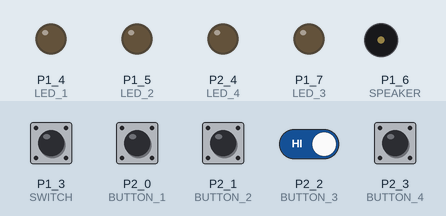
Recording of a sketch running on a simulated TI MSP430 LaunchPad. Shown: output pins drawn as LEDs (lit = HIGH), buzzer (waves = sounding). Dashed ring = blinking. The test bench sets the inputs (shaded band); at power-on: P1_3 (SWITCH), P2_0 (BUTTON_1), P2_1 (BUTTON_2), P2_2 (BUTTON_3), P2_3 (BUTTON_4) HIGH. Random numbers use the default seed unless the sketch sets one.

Above: at 2.7 s.
2.8 s: P1_3 (SWITCH) pulled LOW for 0.15 s
At 5.4 s:
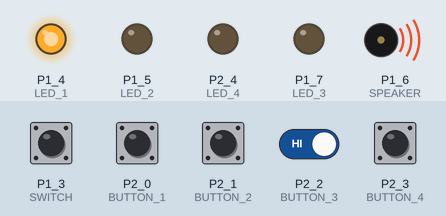
5.9 s: P2_0 (BUTTON_1) pulled LOW for 0.15 s
At 7.7 s:
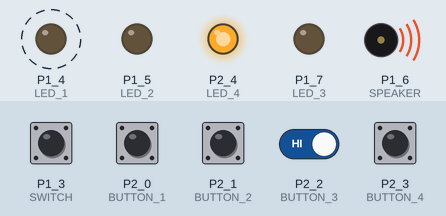
9.0 s: P2_1 (BUTTON_2) pulled LOW for 0.15 s
At 10.3 s:
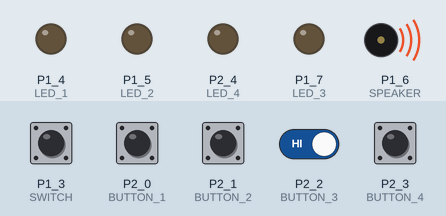
11.0 s: P1_3 (SWITCH) driven LOW and P2_2 (BUTTON_3) driven LOW
At 12.8 s:
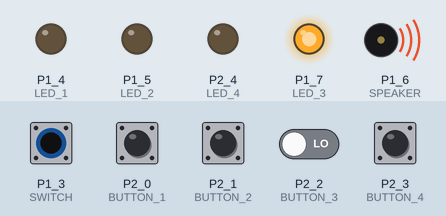
14.0 s: P2_2 (BUTTON_3) driven HIGH
At 16.6 s:
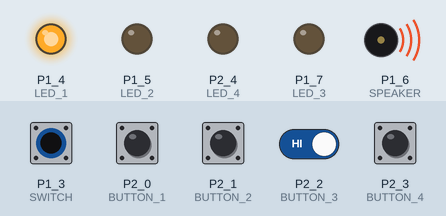
17.0 s: P2_2 (BUTTON_3) driven LOW
At 19.7 s:
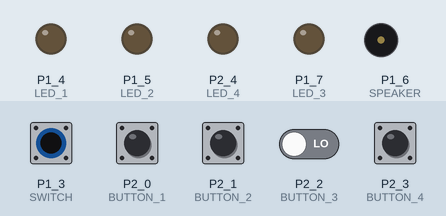
Timing chart, 0 to 21.0 s (numbered marks = the images above; inputs shaded):
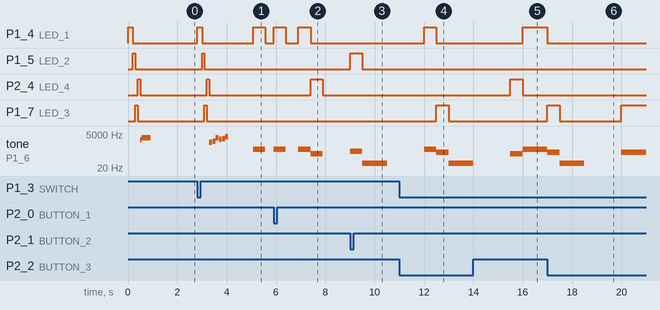

Measured:
- after the input at 2.8 s, P1_4 (LED_1): LOW → HIGH at once, → LOW 0.20 s later, → HIGH 2.1 s later, → LOW 0.50 s later; P1_5 (LED_2): LOW → HIGH after 0.20 s, → LOW 0.10 s later
- after the input at 5.9 s, P1_4 (LED_1): alternates HIGH for 0.50 s and LOW for 0.50 s, 4 changes in all, then stays LOW, starting at once; P2_4 (LED_4): LOW → HIGH after 1.5 s, → LOW 0.50 s later; tone on P1_6 (SPEAKER): plays 415 Hz for 0.50 s, 415 Hz for 0.50 s, 209 Hz for 0.50 s, starting at once
- after the input at 9.0 s, P1_5 (LED_2): LOW → HIGH at once, → LOW 0.50 s later; tone on P1_6 (SPEAKER): silent → 310 Hz at once, → 42 Hz 0.50 s later, → silent 1.0 s later
- after the input at 11.0 s, P1_7 (LED_3): LOW → HIGH after 1.5 s, → LOW 0.50 s later
- after the input at 14.0 s, P1_4 (LED_1): LOW → HIGH after 2.0 s
- after the input at 17.0 s, P1_4 (LED_1): HIGH → LOW at once; P1_7 (LED_3): LOW → HIGH at once, → LOW 0.50 s later, → HIGH 2.5 s later; tone on P1_6 (SPEAKER): 415 Hz → 252 Hz at once, → 42 Hz 0.50 s later, → silent 1.0 s later, → 252 Hz 1.5 s later

The sketch:

Memory_Game.ino
```cpp
/**************************************************************************/
/*
   @file     Memory_Game.ino
   @author   Ryan Walker (University of Waterloo)
   @license  BSD (see README.md)

   Simple application for teaching basic circuit design and microcontroller
   capabilities. Includes setup mode operation, and a memory game with
   coloured LEDs and audio output.
*/
/**************************************************************************/

// Defining the pin mapping for the various functions
#define BUTTON_1       P2_0
#define BUTTON_2       P2_1
#define BUTTON_3       P2_2
#define BUTTON_4       P2_3
#define SWITCH         P1_3
#define LED_1          P1_4
#define LED_2          P1_5
#define LED_3          P1_7
#define LED_4          P2_4
#define SPEAKER        P1_6
#define RANDOM_SEED    A1


// Global Variables
uint8_t sequence[50], player_input[50], highscore[50];
uint8_t game_level, highscore_level;
uint16_t game_speed, input_speed;

// Setup and initialize microcontroller functionality (this function runs once at startup)
void setup() {

  // Allows serial communication to terminal over USB (not used for this project)
  Serial.begin(9600);

  // Setup the 4 game LEDs as outputs
  pinMode(LED_1, OUTPUT);
  pinMode(LED_2, OUTPUT);
  pinMode(LED_3, OUTPUT);
  pinMode(LED_4, OUTPUT);

  // Setup the speaker as an output
  pinMode(SPEAKER, OUTPUT);

  // Setup the 4 games buttons, and program switch as inputs
  pinMode(BUTTON_1, INPUT_PULLUP);
  pinMode(BUTTON_2, INPUT_PULLUP);
  pinMode(BUTTON_3, INPUT_PULLUP);
  pinMode(BUTTON_4, INPUT_PULLUP);
  pinMode(SWITCH, INPUT_PULLUP);

  // Setup Pin 1.1 as an analog input for randon number generator seed
  pinMode(RANDOM_SEED, INPUT);

  // Generate the Random Sequence
  randomSeed(analogRead(RANDOM_SEED));
  for (int i=0; i<=50; i++){
    sequence[i] = random(1, 5);
  }

  //Initialize LEDs in the OFF state
  digitalWrite(LED_1, LOW);
  digitalWrite(LED_2, LOW);
  digitalWrite(LED_3, LOW);
  digitalWrite(LED_4, LOW);

  // Initial Game State
  highscore_level = 0;    // Reset the highscore keeper to zero
  game_level = 0;         // Reset the current game level to zero
  game_speed = 500;       // Set the speed of the game sequence to 500 milliseconds
  input_speed = 500;      // Set the input speed to 500 milliseconds

  // Run a brief LED and sound sequence to indicate the program has started
  program_init_sequence();

  // -------------------------- Assembly Verification --------------------------- //
  //
  // This section of code is used to check functionality of the circuit during the
  // assembly procedure.  It is intended solely as a teaching tool and has no effect
  // on game play.  The 'Assembly Verification' secion can be deleted if only game
  // play is desired and this game will still function correctly.

  // When a button is pressed, turn on corresponding LED and play a tone
  while(1)
  {
    // When S2 is pressed, exit 'Assembly Verification' mode and start gameplay
    if (digitalRead(SWITCH) == LOW)
    {
      break;
    }
    else if (digitalRead(BUTTON_1) == LOW)
    {
      play(1, input_speed);
    }
    else if (digitalRead(BUTTON_2) == LOW)
    {
      play(2,input_speed);
    }
    else if (digitalRead(BUTTON_3) == LOW)
    {
      play(3,input_speed);
    }
    else if (digitalRead(BUTTON_4) == LOW)
    {
      play(4,input_speed);
    }

  }

  // ------------------------ Assembly Verification End-------------------------- //

   // Play the Game Intro Sequence of lights and sound
   game_start_sequence();
}


// The main loop for the program.  This section of code repeats as long as the device
// is powered up.
void loop()
{

  // --------------------------------- Gameplay --------------------------------- //

  // Play the game sequence
  for (int j=0; j<=game_level; j++)
  {
    play(sequence[j], game_speed);
  }

  // Get input sequence from the user
  for (int i=0; i<=game_level; i++)
  {
    while(1)
    {
      if (digitalRead(BUTTON_1) == LOW)
      {
        player_input[i] = 1;
        play(1, input_speed);
        break;
      }
     else if (digitalRead(BUTTON_2) == LOW)
     {
        player_input[i] = 2;
        play(2,input_speed);
        break;
      }
      else if (digitalRead(BUTTON_3) == LOW)
      {
        player_input[i] = 3;
        play(3,input_speed);
        break;
      }
      else if (digitalRead(BUTTON_4) == LOW)
      {
        player_input[i] = 4;
        play(4,input_speed);
        break;
      }

      if (digitalRead(SWITCH) == LOW)
      {
        high_score_playback(200);
      }
    }

    // Check if the input matches the sequence
    if (player_input[i] != sequence[i])            // If incorrect
    {
      if (game_level > highscore_level)            // Check for highscore
      {
        highscore_level = game_level;
        for (int h=0; h<highscore_level; h++)
        {
          highscore[h] = sequence[h];              // Save highscore
         }
       }
      you_lose();                                  // Play losing tone
      game_level = -1;                             // Reset game level
      delay(1000);
      break;
    }

  }

  // Increment game level
  game_level++;
  delay(500);

}

// A sequence of LED flashes and tones to indicate the program has started
void program_init_sequence()
{
  for (int i=0; i<1; i++){
    digitalWrite(LED_4, LOW);
    digitalWrite(LED_1, HIGH);
    delay(100);
    digitalWrite(LED_2, LOW);
    digitalWrite(LED_1, HIGH);
    delay(100);
    digitalWrite(LED_1, LOW);
    digitalWrite(LED_2, HIGH);
    delay(100);
    digitalWrite(LED_2, LOW);
    digitalWrite(LED_3, HIGH);
    delay(100);
    digitalWrite(LED_3, LOW);
    digitalWrite(LED_4, HIGH);
    delay(100);
  }
  digitalWrite(LED_4, LOW);
  tone(SPEAKER, 1976);
  delay(60);
  noTone(SPEAKER);
  delay(1);
  tone(SPEAKER, 2637);
  delay(360);
  noTone(SPEAKER);
  delay(1000);
}


// A sequence of LED flashes and tones to indicate gameplay mode as started
void game_start_sequence()
{
  for (int i=0; i<1; i++){
    digitalWrite(LED_4, LOW);
    digitalWrite(LED_1, HIGH);
    delay(100);
    digitalWrite(LED_2, LOW);
    digitalWrite(LED_1, HIGH);
    delay(100);
    digitalWrite(LED_1, LOW);
    digitalWrite(LED_2, HIGH);
    delay(100);
    digitalWrite(LED_2, LOW);
    digitalWrite(LED_3, HIGH);
    delay(100);
    digitalWrite(LED_3, LOW);
    digitalWrite(LED_4, HIGH);
    delay(100);
  }
  digitalWrite(LED_4, LOW);
  tone(SPEAKER, 1319);
  delay(120);
  noTone(SPEAKER);
  delay(10);

  tone(SPEAKER, 1568);
  delay(120);
  noTone(SPEAKER);
  delay(10);

  tone(SPEAKER, 2637);
  delay(120);
  noTone(SPEAKER);
  delay(10);

  tone(SPEAKER, 2093);
  delay(120);
  noTone(SPEAKER);
  delay(10);

  tone(SPEAKER, 2349);
  delay(120);
  noTone(SPEAKER);
  delay(10);

  tone(SPEAKER, 3136);
  delay(120);
  noTone(SPEAKER);
  delay(1000);
}


// Function used to control LEDs and play tones for each button press
void play(uint8_t button, unsigned int duration)
{
  switch (button) {
    case 1:
      digitalWrite(LED_1, HIGH);
      tone(SPEAKER, 415);
      delay(duration);
      digitalWrite(LED_1, LOW);
      noTone(SPEAKER);
      break;
    case 2:
      digitalWrite(LED_2, HIGH);
      tone(SPEAKER, 310);
      delay(duration);
      digitalWrite(LED_2, LOW);
      noTone(SPEAKER);
      break;
    case 3:
      digitalWrite(LED_3, HIGH);
      tone(SPEAKER, 252);
      delay(duration);
      digitalWrite(LED_3, LOW);
      noTone(SPEAKER);
      break;
    case 4:
      digitalWrite(LED_4, HIGH);
      tone(SPEAKER, 209);
      delay(duration);
      digitalWrite(LED_4, LOW);
      noTone(SPEAKER);
      break;
    default:
      noTone(SPEAKER);
  }
}


// Function for handling losing
void you_lose()
{
  // Play losing tone
  tone(SPEAKER, 42);
  delay(1000);
  noTone(SPEAKER);

  // Generate new Random Sequence for next game
  for (int a=0; a<=50; a++){
    sequence[a] = random(1, 5);
  }
}


// Function that plays back the current highscore at a faster rate
void high_score_playback(unsigned int playback_speed)
{
 for (int h=0; h<highscore_level; h++)
 {
  play(highscore[h], playback_speed);
 }
}
```
